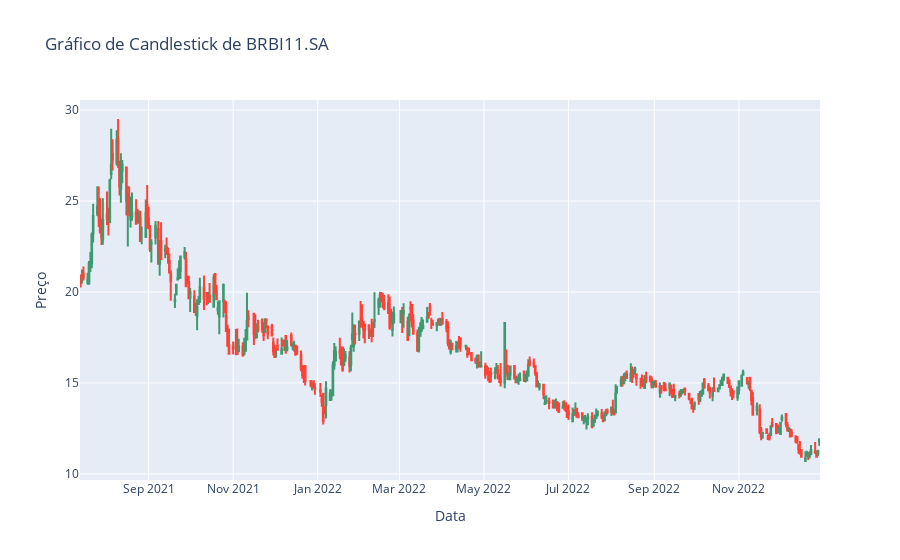

Notebook cell for this chart:
### Code cell
plot_candle_stick_graph(ticker1_data['Open'], ticker1_data['High'], ticker1_data['Low'], ticker1_data['Close'], ticker1)

### Figure 1 — Plotly figure (JSON) as saved in the notebook; plotly's stock layout.template omitted (floating-point values rounded to 4 significant figures; data arrays with more than 128 entries replaced by an {"elided": "..."} marker saying what was removed)
{"data": [{"close": {"elided": "367 float values"}, "high": {"elided": "367 float values"}, "low": {"elided": "367 float values"}, "open": {"elided": "367 float values"}, "type": "candlestick", "x": {"elided": "367 str values"}}], "layout": {"title": {"text": "Gráfico de Candlestick de BRBI11.SA"}, "xaxis": {"rangeslider": {"visible": false}, "title": {"text": "Data"}}, "yaxis": {"title": {"text": "Preço"}}}}
